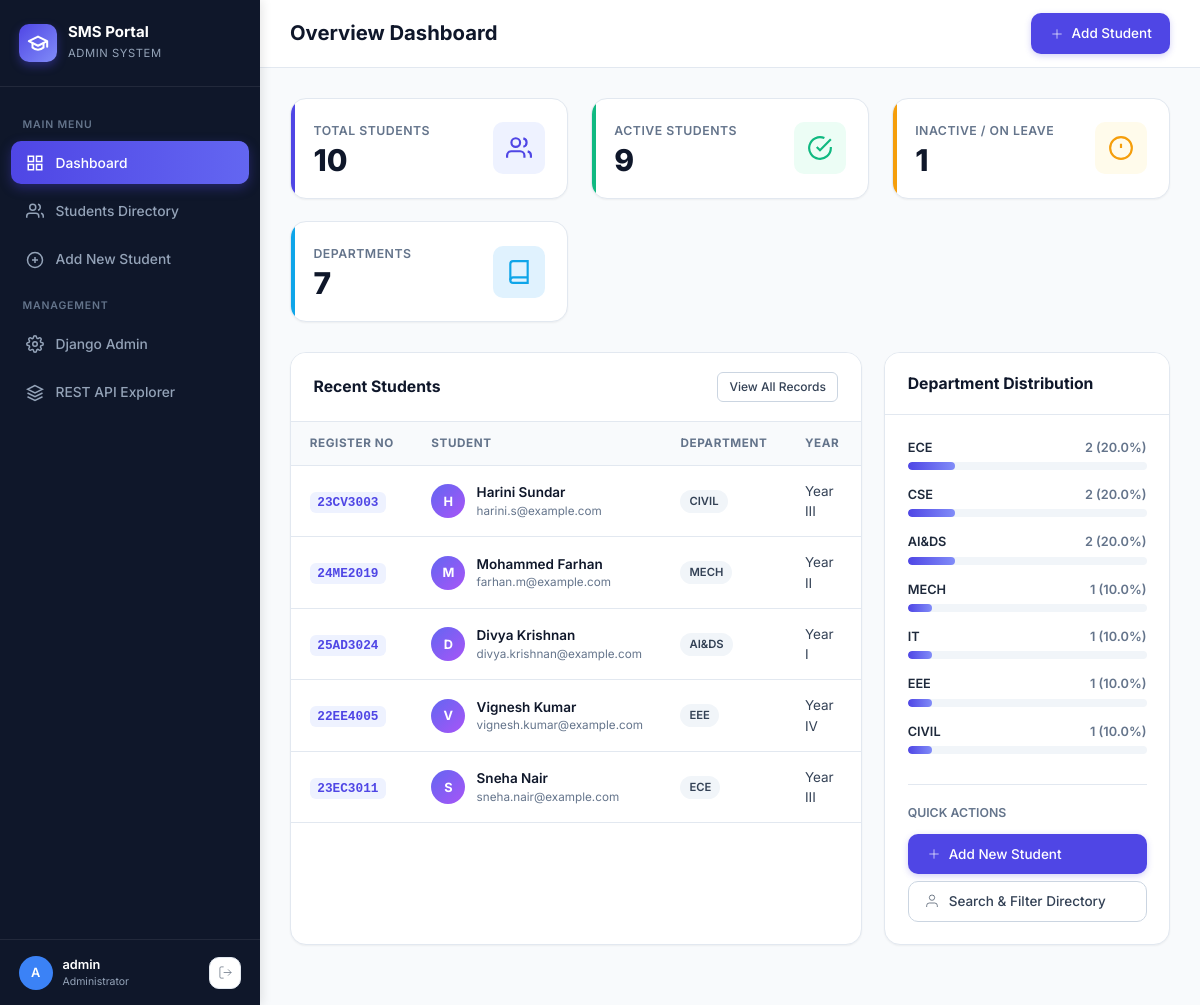
The app's page / (signed in) with its own data.
### students/models.py (models this page shows, shortened)
class Student(models.Model):
    GENDER_CHOICES = [
        ('Male', 'Male'),
        ('Female', 'Female'),
        ('Other', 'Other'),
    ]
    DEPARTMENT_CHOICES = [
        ('AI&DS', 'Artificial Intelligence & Data Science'),
        ('CSE', 'Computer Science & Engineering'),
        ('IT', 'Information Technology'),
        ('ECE', 'Electronics & Communication Engineering'),
        ('EEE', 'Electrical & Electronics Engineering'),
        ('MECH', 'Mechanical Engineering'),
        ('CIVIL', 'Civil Engineering'),
    ]
    YEAR_CHOICES = [
        ('I', '1st Year (I)'),
        ('II', '2nd Year (II)'),
        ('III', '3rd Year (III)'),
        ('IV', '4th Year (IV)'),
    ]
    SECTION_CHOICES = [
        ('A', 'Section A'),
        ('B', 'Section B'),
        ('C', 'Section C'),
    ]
    STATUS_CHOICES = [
        ('Active', 'Active'),
        ('Inactive', 'Inactive'),
    ]
    register_number = models.CharField(
        max_length=20,
        unique=True,
        db_index=True,
        verbose_name="Register Number",
        help_text="Unique student registration/roll number (e.g., 25AD3018)"
    )
    name = models.CharField(
        max_length=100,
        verbose_name="Full Name"
    )
    email = models.EmailField(
        max_length=100,
        unique=True,
        verbose_name="Email Address"
    )
    phone = models.CharField(
        max_length=15,
        verbose_name="Phone Number",
        help_text="10-digit mobile number"
    )
    date_of_birth = models.DateField(
        verbose_name="Date of Birth"
    )
    gender = models.CharField(
        max_length=10,
        choices=GENDER_CHOICES,
        default='Male',
        verbose_name="Gender"
    )
    department = models.CharField(
        max_length=50,
        choices=DEPARTMENT_CHOICES,
        default='AI&DS',
        verbose_name="Department"
    )
    year = models.CharField(
        max_length=5,
        choices=YEAR_CHOICES,
        default='I',
        verbose_name="Year"
    )
    section = models.CharField(
        max_length=5,
        choices=SECTION_CHOICES,
        default='A',
        verbose_name="Section"
    )
    address = models.TextField(
        blank=True,
        null=True,
        verbose_name="Address"
    )
    admission_date = models.DateField(
        verbose_name="Admission Date",
        default=timezone.now
    )
    status = models.CharField(
        max_length=15,
        choices=STATUS_CHOICES,
        default='Active',
        verbose_name="Status"
    )
    created_at = models.DateTimeField(auto_now_add=True, verbose_name="Created At")
    updated_at = models.DateTimeField(auto_now=True, verbose_name="Updated At")
    class Meta:
        ordering = ['-created_at']
        verbose_name = 'Student'
        verbose_name_plural = 'Students'

### students/views.py (the view)
# urls.py: path('', views.dashboard_view, name='dashboard'),
@login_required
def dashboard_view(request):
    total_students = Student.objects.count()
    active_students = Student.objects.filter(status='Active').count()
    inactive_students = total_students - active_students
    dept_distribution = (
        Student.objects.values('department')
        .annotate(count=Count('id'))
        .order_by('-count')
    )
    departments_count = dept_distribution.count()
    dept_stats = []
    for item in dept_distribution:
        percentage = round((item['count'] / total_students) * 100, 1) if total_students > 0 else 0
        dept_stats.append({
            'department': item['department'],
            'count': item['count'],
            'percentage': percentage
        })
    recent_students = Student.objects.all()[:5]
    context = {
        'total_students': total_students,
        'active_students': active_students,
        'inactive_students': inactive_students,
        'departments_count': departments_count,
        'dept_stats': dept_stats,
        'recent_students': recent_students,
    }
    return render(request, 'dashboard.html', context)

### templates/dashboard.html (shortened to what this page needs)
{% extends 'base.html' %}
{% block header_title %}Overview Dashboard{% endblock %}
{% block content %}
<div class="stats-grid">
    <div class="stat-card primary">
        <div>
            <div class="stat-label">Total Students</div>
            <div class="stat-value">{{ total_students }}</div>
        </div>
        <div class="stat-icon">
            <svg viewBox="0 0 24 24" fill="none" stroke="currentColor" stroke-width="2"><path d="M17 21v-2a4 4 0 0 0-4-4H5a4 4 0 0 0-4 4v2"></path><circle cx="9" cy="7" r="4"></circle><path d="M23 21v-2a4 4 0 0 0-3-3.87"></path><path d="M16 3.13a4 4 0 0 1 0 7.75"></path></svg>
        </div>
    </div>
    <div class="stat-card success">
        <div>
            <div class="stat-label">Active Students</div>
            <div class="stat-value">{{ active_students }}</div>
        </div>
        <div class="stat-icon">
            <svg viewBox="0 0 24 24" fill="none" stroke="currentColor" stroke-width="2"><path d="M22 11.08V12a10 10 0 1 1-5.93-9.14"></path><polyline points="22 4 12 14.01 9 11.01"></polyline></svg>
        </div>
    </div>
    <div class="stat-card warning">
        <div>
            <div class="stat-label">Inactive / On Leave</div>
            <div class="stat-value">{{ inactive_students }}</div>
        </div>
        <div class="stat-icon">
            <svg viewBox="0 0 24 24" fill="none" stroke="currentColor" stroke-width="2"><circle cx="12" cy="12" r="10"></circle><line x1="12" y1="8" x2="12" y2="12"></line><line x1="12" y1="16" x2="12.01" y2="16"></line></svg>
        </div>
    </div>
    <div class="stat-card secondary">
        <div>
            <div class="stat-label">Departments</div>
            <div class="stat-value">{{ departments_count }}</div>
        </div>
        <div class="stat-icon">
            <svg viewBox="0 0 24 24" fill="none" stroke="currentColor" stroke-width="2"><path d="M4 19.5A2.5 2.5 0 0 1 6.5 17H20"></path><path d="M6.5 2H20v20H6.5A2.5 2.5 0 0 1 4 19.5v-15A2.5 2.5 0 0 1 6.5 2z"></path></svg>
        </div>
    </div>
</div>
<div class="dashboard-grid">
    <div class="card">
        <div class="card-header">
            <div class="card-title">Recent Students</div>
            <a href="{% url 'student_list' %}" class="btn btn-secondary btn-sm">View All Records</a>
        </div>
        <div class="table-responsive">
            <table class="data-table">
                <thead>
                    <tr>
                        <th>Register No</th>
                        <th>Student</th>
                        <th>Department</th>
                        <th>Year</th>
                        <th>Status</th>
                    </tr>
                </thead>
                <tbody>
                    {% for student in recent_students %}
                    <tr>
                        <td><span class="reg-badge">{{ student.register_number }}</span></td>
                        <td>
                            <div class="student-name-cell">
                                <div class="avatar-initials">{{ student.name|first }}</div>
                                <div class="student-details-compact">
                                    <div class="name">{{ student.name }}</div>
                                    <div class="email">{{ student.email }}</div>
                                </div>
                            </div>
                        </td>
                        <td><span class="dept-pill">{{ student.department }}</span></td>
                        <td>Year {{ student.year }}</td>
                        <td>
                        </td>
                    </tr>
                    {% empty %}
                    <tr>
                        <td colspan="6" style="text-align: center; padding: 2rem; color: var(--gray-400);">
                            No students registered yet. Click "Add Student" to create your first record.
                        </td>
                    </tr>
                    {% endfor %}
                </tbody>
            </table>
        </div>
    </div>
    <div class="card">
        <div class="card-header">
            <div class="card-title">Department Distribution</div>
        </div>
        <div class="card-body">
            <div class="dept-list">
                {% for item in dept_stats %}
                <div class="dept-item">
                    <div class="dept-header">
                        <span class="dept-name">{{ item.department }}</span>
                        <span class="dept-count">{{ item.count }} ({{ item.percentage }}%)</span>
                    </div>
                    <div class="progress-bar-bg">
                        <div class="progress-bar-fill" style="width: {{ item.percentage }}%;"></div>
                    </div>
                </div>
                {% empty %}
                <div style="color: var(--gray-400); text-align: center; padding: 1.5rem;">
                    No department data available.
                </div>
                {% endfor %}
            </div>
            <div style="margin-top: 2rem; padding-top: 1.25rem; border-top: 1px solid var(--gray-200);">
                <div style="font-size: 0.82rem; font-weight: 600; color: var(--gray-500); text-transform: uppercase; margin-bottom: 0.75rem;">
                    Quick Actions
                </div>
                <div style="display: flex; flex-direction: column; gap: 0.5rem;">
                    <a href="{% url 'student_add' %}" class="btn btn-primary" style="justify-content: flex-start;">
                        <svg viewBox="0 0 24 24" fill="none" stroke="currentColor"><line x1="12" y1="5" x2="12" y2="19"></line><line x1="5" y1="12" x2="19" y2="12"></line></svg>
                        <span>Add New Student</span>
                    </a>
                    <a href="{% url 'student_list' %}" class="btn btn-secondary" style="justify-content: flex-start;">
                        <svg viewBox="0 0 24 24" fill="none" stroke="currentColor"><path d="M17 21v-2a4 4 0 0 0-4-4H5a4 4 0 0 0-4 4v2"></path><circle cx="9" cy="7" r="4"></circle></svg>
                        <span>Search & Filter Directory</span>
                    </a>
                </div>
            </div>
        </div>
    </div>
</div>
{% endblock %}

### templates/base.html (shortened to what this page needs)
<!DOCTYPE html>
<html lang="en">
<head>
    {% load static %}
    <link rel="stylesheet" href="{% static 'css/style.css' %}">
</head>
<body>
    <div class="app-container">
        <aside class="sidebar">
            <div class="sidebar-header">
                <div class="sidebar-logo">
                    <svg width="22" height="22" viewBox="0 0 24 24" fill="none" stroke="currentColor" stroke-width="2.2" stroke-linecap="round" stroke-linejoin="round">
                        <path d="M22 10v6M2 10l10-5 10 5-10 5z"></path>
                        <path d="M6 12v5c3 3 9 3 12 0v-5"></path>
                    </svg>
                </div>
                <div class="sidebar-title">
                    <h2>SMS Portal</h2>
                    <span>Admin System</span>
                </div>
            </div>
            <nav class="sidebar-nav">
                <span class="nav-section-label">Main Menu</span>
                <a href="{% url 'dashboard' %}" class="nav-link {% if request.resolver_match.url_name == 'dashboard' %}active{% endif %}">
                    <svg viewBox="0 0 24 24" fill="none" stroke="currentColor"><rect x="3" y="3" width="7" height="7"></rect><rect x="14" y="3" width="7" height="7"></rect><rect x="14" y="14" width="7" height="7"></rect><rect x="3" y="14" width="7" height="7"></rect></svg>
                    <span>Dashboard</span>
                </a>
                <a href="{% url 'student_list' %}" class="nav-link {% if request.resolver_match.url_name == 'student_list' %}active{% endif %}">
                    <svg viewBox="0 0 24 24" fill="none" stroke="currentColor"><path d="M17 21v-2a4 4 0 0 0-4-4H5a4 4 0 0 0-4 4v2"></path><circle cx="9" cy="7" r="4"></circle><path d="M23 21v-2a4 4 0 0 0-3-3.87"></path><path d="M16 3.13a4 4 0 0 1 0 7.75"></path></svg>
                    <span>Students Directory</span>
                </a>
                <a href="{% url 'student_add' %}" class="nav-link {% if request.resolver_match.url_name == 'student_add' %}active{% endif %}">
                    <svg viewBox="0 0 24 24" fill="none" stroke="currentColor"><circle cx="12" cy="12" r="10"></circle><line x1="12" y1="8" x2="12" y2="16"></line><line x1="8" y1="12" x2="16" y2="12"></line></svg>
                    <span>Add New Student</span>
                </a>
                <span class="nav-section-label">Management</span>
                <a href="/admin/" target="_blank" class="nav-link">
                    <span>Django Admin</span>
                </a>
                <a href="/api/students/" target="_blank" class="nav-link">
                    <svg viewBox="0 0 24 24" fill="none" stroke="currentColor"><polygon points="12 2 2 7 12 12 22 7 12 2"></polygon><polyline points="2 17 12 22 22 17"></polyline><polyline points="2 12 12 17 22 12"></polyline></svg>
                    <span>REST API Explorer</span>
                </a>
            </nav>
            <div class="sidebar-footer">
                <div class="user-info">
                    <div class="user-avatar">
                        {{ request.user.username|first|upper }}
                    </div>
                    <div>
                        <div class="user-name">{{ request.user.username }}</div>
                        <div class="user-role">Administrator</div>
                    </div>
                </div>
                <a href="{% url 'logout' %}" class="btn-icon" title="Log out">
                    <svg viewBox="0 0 24 24" fill="none" stroke="currentColor"><path d="M9 21H5a2 2 0 0 1-2-2V5a2 2 0 0 1 2-2h4"></path><polyline points="16 17 21 12 16 7"></polyline><line x1="21" y1="12" x2="9" y2="12"></line></svg>
                </a>
            </div>
        </aside>
        <div class="main-content">
            <header class="top-navbar">
                <div class="page-header-title">
                    <h1>{% block header_title %}Student Management System{% endblock %}</h1>
                </div>
                <div class="navbar-actions">
                    <a href="{% url 'student_add' %}" class="btn btn-primary">
                        <svg viewBox="0 0 24 24" fill="none" stroke="currentColor"><line x1="12" y1="5" x2="12" y2="19"></line><line x1="5" y1="12" x2="19" y2="12"></line></svg>
                        <span>Add Student</span>
                    </a>
                </div>
            </header>
            <main class="page-body">
                {% block content %}{% endblock %}
            </main>
        </div>
    </div>
</body>
</html>

### records on screen
Student: register_number "23CV3003", name|first "H", name "Harini Sundar", email "harini.s@example.com", department "CIVIL", year "III"
Student: register_number "24ME2019", name|first "M", name "Mohammed Farhan", email "farhan.m@example.com", department "MECH", year "II"
Student: register_number "25AD3024", name|first "D", name "Divya Krishnan", email "divya.krishnan@example.com", department "AI&DS", year "I"
Student: register_number "22EE4005", name|first "V", name "Vignesh Kumar", email "vignesh.kumar@example.com", department "EEE", year "IV"
Student: register_number "23EC3011", name|first "S", name "Sneha Nair", email "sneha.nair@example.com", department "ECE", year "III"

### other values on screen
{{ request.user.username|first|upper }} "A"
{{ request.user.username }} "admin"
{{ total_students }} "10"
{{ active_students }} "9"
{{ inactive_students }} "1"
{{ departments_count }} "7"
{{ item.department }} "ECE" "CSE" "AI&DS" "MECH" "IT" "EEE" "CIVIL"
{{ item.count }} "2" "2" "2" "1" "1" "1" "1"
{{ item.percentage }} "20.0" "20.0" "20.0" "10.0" "10.0" "10.0" "10.0"
